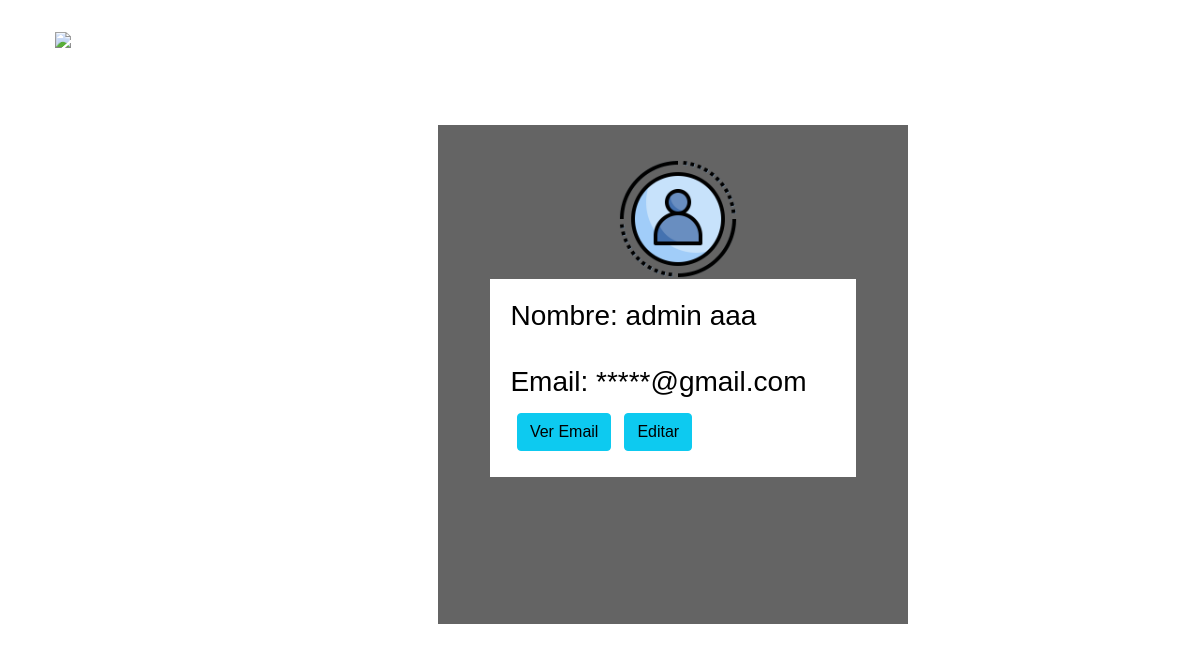
The page /perfil (signed in) on the database as committed earlier.
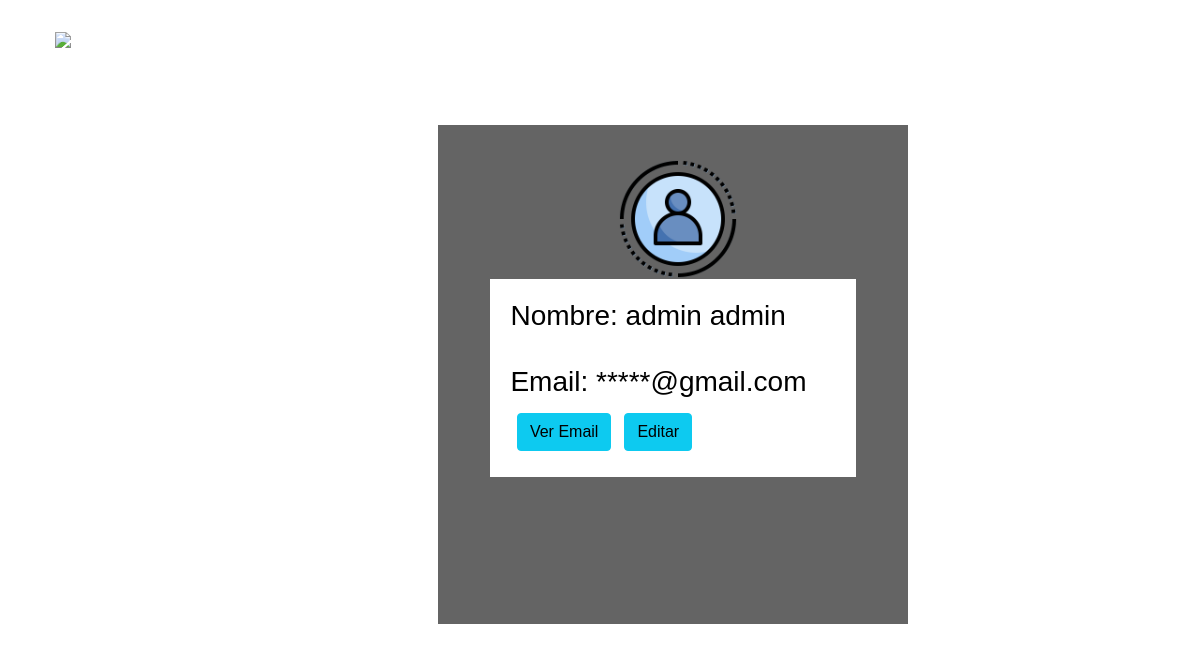
The same page on the database as committed later.
### core/models.py (models this page shows)
class Usuario(models.Model):
    nombre = models.CharField(max_length=16, )
    apellido = models.CharField( max_length=16, null=False)
    email = models.EmailField(primary_key=True, unique=True)
    pwd = models.CharField(null=False, max_length=12)
    tipo_usuario = models.BooleanField( max_length=16, default=False)
    rut = models.CharField(max_length=10, default=0)
    patente = models.CharField(max_length=8, default=0)

### core/views.py (the view)
# urls.py: path('perfil', perfil, name='perfil'),
def perfil(request):
    usuario = Usuario.objects.filter(email = request.session['email'])
    return render(request, 'core/perfil.html', {'usuario':usuario})

### core/templates/core/perfil.html (shortened to what this page needs)
{% extends "core/layout.html" %}
{% load static %}
{% block head %}
    <link href="{% static 'core/css/perfil1.css' %}" rel="stylesheet" type="text/css">
{% endblock %}
{% block content %}
<div  class="ratio ratio-16x9" >
    <h1>PERFIL</h1>
    <form method="post" id="formPerfil">
        <div id="iconoLogin">
            <img src="{% static 'core/img/icPerfil.png' %}" alt="login" width="120">
        </div>
        <div id="perfil_info">
            {% for i in usuario %}
            <h3>Nombre: {{ i.nombre }} {{ i.apellido }}</h3>
            <br>
            <h3 id="correo">Email: *****@gmail.com</h3>
            <div id="botones">
                <div id="botones_email">
                    <button type="button" class="btn btn-info" onclick="mostrarEmail(document.getElementById('email').textContent)">Ver Email</button>
                </div>
                <br>
                <div id="botones_ajustes">
                    <a href="{% url 'actualizarPerfil'  i.email  %}" class="btn btn-info" >Editar</a>
                </div>
            </div>
            {% endfor %}
        </div>
{% endblock %}

### core/templates/core/layout.html (shortened to what this page needs)
{% load static %}
<!DOCTYPE html>
<html lang="es">
<head>
    <link href="{% static 'core/css/layout.css' %}" rel="stylesheet" type="text/css">
    <link href="https://cdn.jsdelivr.net/npm/bootstrap@5.1.3/dist/css/bootstrap.min.css" rel="stylesheet">
    {% block head %}{% endblock %}
</head>
<body>
    <div class="menu">
        <header>
            <img src="{% static 'core/img/logo.png' %}" alt="logo" width="100" id="logo">
        </header>
        {% if "email" in request.session %}
        <a href="{% url 'perfil' %}" >Perfil</a>
        {% endif %}
        <a href="{% url 'home' %}" >Mapa</a>
        <a href="{% url 'ajustes' %}" >Ajustes</a>
    </div>
{% block content %}
{% endblock %}
</html>

### core/static/core/css/layout.css (style rules this page uses)
* { padding: 0; margin: 0; font-family: 'Chakra Petch', sans-serif; }
body { background-color: #ffffff; background-color: #ffffff; display: flex; justify-content: end; }
body>div { display: flex; justify-content: start; }
.menu>a { text-decoration: none; color: white; font-size: 25px; font-family: 'Gill Sans', 'Gill Sans MT', Calibri, 'Trebuchet MS', sans-serif; padding: 10px; }
.menu { width: 15%; color: white; height: 100vh; display: flex; flex-direction: column; text-align: center; justify-content: center; height: 50%; }
.menu> header { margin-bottom: 100%; padding-top: 20%; }

### core/static/core/css/perfil1.css (style rules this page uses)
* { padding: 0; margin: 0; font-family: 'Chakra Petch', sans-serif; }
body { background-image: url("https://p4.wallpaperbetter.com/wallpaper/344/455/615/mclaren-mp4-12c-black-cars-wallpaper-preview.jpg"); background-repeat: no-repeat; background-position: center center; background-size: cover; background-attachment: fixed; }
#iconoLogin { margin-top: -5%; margin-left: 30%; }
h1 { font-family: 'Archivo Black', sans-serif; font-family: 'Righteous', cursive; font-size: 50px; margin-top: 7%; display: flex; justify-content: center; color: white; }
#formPerfil { background-color: #585858ec; color: white; margin-top: 10%; margin-left: 35%; margin-bottom: 5%; padding: 5%; height: 50%; width: 30%; }
#botones { display: flex; flex-direction: center; }
#botones_email { margin: 2%; }
#botones_ajustes { margin-top: 2%; margin-left: 2%; margin-bottom: 2px; }
#perfil_info { background-color: white; color: black; padding: 50px; margin: auto; }
@media only screen and (max-width: 1500px ) { #formPerfil { margin-top: 12%; margin-left: 27%; margin-bottom: 5%; padding: 5%; height: 85%; width: 45%; justify-content: center; } }
@media only screen and (max-width: 1500px ) { #botones { display: flex; flex-direction: center; } }
@media only screen and (max-width: 1500px ) { #botones_email { margin: 2%; } }
@media only screen and (max-width: 1500px ) { #botones_ajustes { margin-top: 2%; margin-left: 2%; margin-bottom: 2px; } }
@media only screen and (max-width: 1500px ) { #perfil_info { background-color: white; color: black; padding: 20px; margin: auto; } }
@media only screen and (max-width: 1500px ) { #iconoLogin { margin-top: -5%; margin-left: 35%; } }

Rows that differ between the two databases and show on the page:
changed Usuario "admin": apellido "aaa" → "admin"
